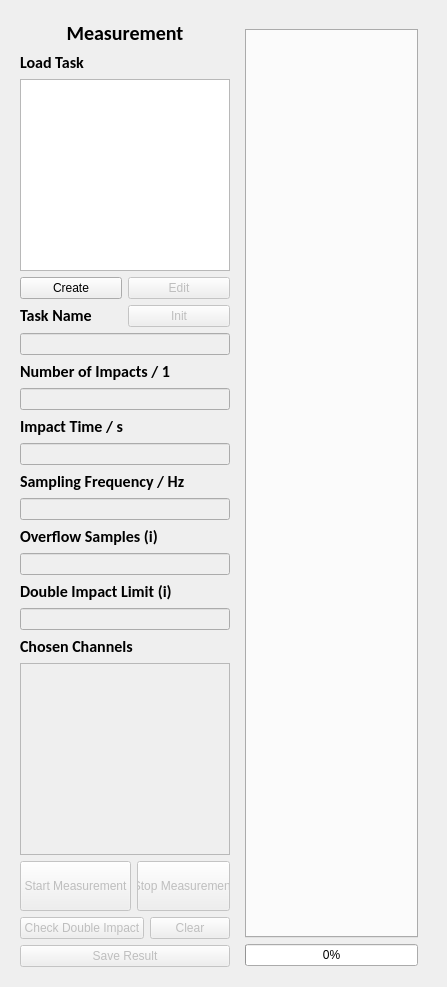
      <widget class="QWidget" name="meas_tab">
       <property name="sizePolicy">
        <sizepolicy hsizetype="Expanding" vsizetype="Expanding">
         <horstretch>0</horstretch>
         <verstretch>0</verstretch>
        </sizepolicy>
       </property>
       <attribute name="title">
        <string>Measurement</string>
       </attribute>
       <layout class="QGridLayout" name="gridLayout_2">
        <item row="0" column="0">
         <widget class="MeasMainWidget" name="meas_widget_main" native="true">
          <property name="sizePolicy">
           <sizepolicy hsizetype="Expanding" vsizetype="Expanding">
            <horstretch>0</horstretch>
            <verstretch>0</verstretch>
           </sizepolicy>
          </property>
          <property name="sampling_freq" stdset="0">
           <number>0</number>
          </property>
          <property name="meas_time" stdset="0">
           <double>0.000000000000000</double>
          </property>
          <layout class="QHBoxLayout" name="horizontalLayout_6" stretch="1,3">
           <item>
            <layout class="QVBoxLayout" name="meas_layout_task">
             <property name="sizeConstraint">
              <enum>QLayout::SizeConstraint::SetDefaultConstraint</enum>
             </property>
             <item>
              <widget class="QLabel" name="meas_label_start_stop">
               <property name="sizePolicy">
                <sizepolicy hsizetype="Expanding" vsizetype="Fixed">
                 <horstretch>0</horstretch>
                 <verstretch>0</verstretch>
                </sizepolicy>
               </property>
               <property name="font">
                <font>
                 <family>Calibri</family>
                 <pointsize>15</pointsize>
                 <bold>true</bold>
                </font>
               </property>
               <property name="layoutDirection">
                <enum>Qt::LayoutDirection::RightToLeft</enum>
               </property>
               <property name="text">
                <string>Measurement</string>
               </property>
               <property name="alignment">
                <set>Qt::AlignmentFlag::AlignCenter</set>
               </property>
              </widget>
             </item>
             <item>
              <widget class="QLabel" name="meas_label_load_task">
               <property name="enabled">
                <bool>true</bool>
               </property>
               <property name="sizePolicy">
                <sizepolicy hsizetype="Expanding" vsizetype="Fixed">
                 <horstretch>0</horstretch>
                 <verstretch>0</verstretch>
                </sizepolicy>
               </property>
               <property name="font">
                <font>
                 <family>Calibri</family>
                 <pointsize>12</pointsize>
                 <bold>true</bold>
                </font>
               </property>
               <property name="layoutDirection">
                <enum>Qt::LayoutDirection::LeftToRight</enum>
               </property>
               <property name="text">
                <string>Load Task</string>
               </property>
               <property name="alignment">
                <set>Qt::AlignmentFlag::AlignBottom|Qt::AlignmentFlag::AlignLeading|Qt::AlignmentFlag::AlignLeft</set>
               </property>
              </widget>
             </item>
             <item>
              <widget class="QListView" name="meas_list_tasks"/>
             </item>
             <item>
              <layout class="QHBoxLayout" name="meas_layout_create_load">
               <item>
                <widget class="QPushButton" name="meas_button_create_task">
                 <property name="text">
                  <string>Create</string>
                 </property>
                </widget>
               </item>
               <item>
                <widget class="QPushButton" name="meas_button_edit_task">
                 <property name="enabled">
                  <bool>false</bool>
                 </property>
                 <property name="text">
                  <string>Edit</string>
                 </property>
                </widget>
               </item>
              </layout>
             </item>
             <item>
              <layout class="QHBoxLayout" name="meas_layout_task_edit" stretch="0,0">
               <item>
                <widget class="QLabel" name="meas_label_task_name">
                 <property name="enabled">
                  <bool>true</bool>
                 </property>
                 <property name="sizePolicy">
                  <sizepolicy hsizetype="Preferred" vsizetype="Fixed">
                   <horstretch>0</horstretch>
                   <verstretch>0</verstretch>
                  </sizepolicy>
                 </property>
                 <property name="font">
                  <font>
                   <family>Calibri</family>
                   <pointsize>12</pointsize>
                   <bold>true</bold>
                  </font>
                 </property>
                 <property name="layoutDirection">
                  <enum>Qt::LayoutDirection::LeftToRight</enum>
                 </property>
                 <property name="text">
                  <string>Task Name</string>
                 </property>
                 <property name="alignment">
                  <set>Qt::AlignmentFlag::AlignBottom|Qt::AlignmentFlag::AlignLeading|Qt::AlignmentFlag::AlignLeft</set>
                 </property>
                </widget>
               </item>
               <item>
                <widget class="QPushButton" name="meas_button_init">
                 <property name="enabled">
                  <bool>false</bool>
                 </property>
                 <property name="text">
                  <string>Init</string>
                 </property>
                </widget>
               </item>
              </layout>
             </item>
             <item>
              <widget class="QLineEdit" name="meas_line_edit_task_name">
               <property name="enabled">
                <bool>false</bool>
               </property>
               <property name="text">
                <string/>
               </property>
              </widget>
             </item>
             <item>
              <widget class="QLabel" name="meas_label_num_impacts">
               <property name="enabled">
                <bool>true</bool>
               </property>
               <property name="sizePolicy">
                <sizepolicy hsizetype="Expanding" vsizetype="Fixed">
                 <horstretch>0</horstretch>
                 <verstretch>0</verstretch>
                </sizepolicy>
               </property>
               <property name="font">
                <font>
                 <family>Calibri</family>
                 <pointsize>12</pointsize>
                 <bold>true</bold>
                </font>
               </property>
               <property name="layoutDirection">
                <enum>Qt::LayoutDirection::LeftToRight</enum>
               </property>
               <property name="text">
                <string>Number of Impacts / 1</string>
               </property>
               <property name="alignment">
                <set>Qt::AlignmentFlag::AlignBottom|Qt::AlignmentFlag::AlignLeading|Qt::AlignmentFlag::AlignLeft</set>
               </property>
              </widget>
             </item>
             <item>
              <widget class="QLineEdit" name="meas_line_edit_task_num_impacts">
               <property name="enabled">
                <bool>false</bool>
               </property>
               <property name="inputMethodHints">
                <set>Qt::InputMethodHint::ImhDigitsOnly</set>
               </property>
               <property name="text">
                <string/>
               </property>
              </widget>
             </item>
             <item>
              <widget class="QLabel" name="meas_label_impact_time">
               <property name="enabled">
                <bool>true</bool>
               </property>
               <property name="sizePolicy">
                <sizepolicy hsizetype="Expanding" vsizetype="Fixed">
                 <horstretch>0</horstretch>
                 <verstretch>0</verstretch>
                </sizepolicy>
               </property>
               <property name="font">
                <font>
                 <family>Calibri</family>
                 <pointsize>12</pointsize>
                 <bold>true</bold>
                </font>
               </property>
               <property name="layoutDirection">
                <enum>Qt::LayoutDirection::LeftToRight</enum>
               </property>
               <property name="text">
                <string>Impact Time / s</string>
               </property>
               <property name="alignment">
                <set>Qt::AlignmentFlag::AlignBottom|Qt::AlignmentFlag::AlignLeading|Qt::AlignmentFlag::AlignLeft</set>
               </property>
              </widget>
             </item>
             <item>
              <widget class="QLineEdit" name="meas_line_edit_task_impact_time">
               <property name="enabled">
                <bool>false</bool>
               </property>
              </widget>
             </item>
             <item>
              <widget class="QLabel" name="meas_label_freq_sampling_freq">
               <property name="enabled">
                <bool>true</bool>
               </property>
               <property name="sizePolicy">
                <sizepolicy hsizetype="Expanding" vsizetype="Fixed">
                 <horstretch>0</horstretch>
                 <verstretch>0</verstretch>
                </sizepolicy>
               </property>
               <property name="font">
                <font>
                 <family>Calibri</family>
                 <pointsize>12</pointsize>
                 <bold>true</bold>
                </font>
               </property>
               <property name="layoutDirection">
                <enum>Qt::LayoutDirection::LeftToRight</enum>
               </property>
               <property name="text">
                <string>Sampling Frequency / Hz</string>
               </property>
               <property name="alignment">
                <set>Qt::AlignmentFlag::AlignBottom|Qt::AlignmentFlag::AlignLeading|Qt::AlignmentFlag::AlignLeft</set>
               </property>
              </widget>
             </item>
             <item>
              <widget class="QLineEdit" name="meas_line_edit_task_sampling_freq">
               <property name="enabled">
                <bool>false</bool>
               </property>
              </widget>
             </item>
             <item>
              <widget class="QLabel" name="meas_label_freq_double_overflow_samples">
               <property name="enabled">
                <bool>true</bool>
               </property>
               <property name="sizePolicy">
                <sizepolicy hsizetype="Expanding" vsizetype="Fixed">
                 <horstretch>0</horstretch>
                 <verstretch>0</verstretch>
                </sizepolicy>
               </property>
               <property name="font">
                <font>
                 <family>Calibri</family>
                 <pointsize>12</pointsize>
                 <bold>true</bold>
                </font>
               </property>
               <property name="toolTip">
                <string>&lt;html&gt;&lt;head/&gt;&lt;body&gt;&lt;p&gt;&lt;span style=&quot; font-family:'Lato','proxima-nova','Helvetica Neue','Arial','sans-serif'; font-size:16px; font-weight:400; color:#404040; background-color:#fcfcfc;&quot;&gt;number of samples that need to be equal to max for overflow identification (source: pyFRF docs)&lt;/span&gt;&lt;/p&gt;&lt;/body&gt;&lt;/html&gt;</string>
               </property>
               <property name="whatsThis">
                <string>&lt;html&gt;&lt;head/&gt;&lt;body&gt;&lt;p&gt;&lt;br/&gt;&lt;/p&gt;&lt;/body&gt;&lt;/html&gt;</string>
               </property>
               <property name="layoutDirection">
                <enum>Qt::LayoutDirection::LeftToRight</enum>
               </property>
               <property name="text">
                <string>Overflow Samples (i)</string>
               </property>
               <property name="alignment">
                <set>Qt::AlignmentFlag::AlignBottom|Qt::AlignmentFlag::AlignLeading|Qt::AlignmentFlag::AlignLeft</set>
               </property>
              </widget>
             </item>
             <item>
              <widget class="QLineEdit" name="meas_line_edit_task_overflow_samples">
               <property name="enabled">
                <bool>false</bool>
               </property>
               <property name="text">
                <string/>
               </property>
              </widget>
             </item>
             <item>
              <widget class="QLabel" name="meas_label_freq_double_impact_limit">
               <property name="enabled">
                <bool>true</bool>
               </property>
               <property name="sizePolicy">
                <sizepolicy hsizetype="Expanding" vsizetype="Fixed">
                 <horstretch>0</horstretch>
                 <verstretch>0</verstretch>
                </sizepolicy>
               </property>
               <property name="font">
                <font>
                 <family>Calibri</family>
                 <pointsize>12</pointsize>
                 <bold>true</bold>
                </font>
               </property>
               <property name="toolTip">
                <string>&lt;html&gt;&lt;head/&gt;&lt;body&gt;&lt;p&gt;&lt;span style=&quot; font-family:'Lato','proxima-nova','Helvetica Neue','Arial','sans-serif'; font-size:16px; font-weight:400; color:#404040; background-color:#fcfcfc;&quot;&gt;ratio of freqency content of the double vs single hit (source: pyFRF docs)&lt;/span&gt;&lt;/p&gt;&lt;/body&gt;&lt;/html&gt;</string>
               </property>
               <property name="layoutDirection">
                <enum>Qt::LayoutDirection::LeftToRight</enum>
               </property>
               <property name="text">
                <string>Double Impact Limit (i)</string>
               </property>
               <property name="alignment">
                <set>Qt::AlignmentFlag::AlignBottom|Qt::AlignmentFlag::AlignLeading|Qt::AlignmentFlag::AlignLeft</set>
               </property>
              </widget>
             </item>
             <item>
              <widget class="QLineEdit" name="meas_line_edit_task_double_impact_limit">
               <property name="enabled">
                <bool>false</bool>
               </property>
               <property name="text">
                <string/>
               </property>
              </widget>
             </item>
             <item>
              <widget class="QLabel" name="meas_label_channels">
               <property name="enabled">
                <bool>true</bool>
               </property>
               <property name="sizePolicy">
                <sizepolicy hsizetype="Expanding" vsizetype="Fixed">
                 <horstretch>0</horstretch>
                 <verstretch>0</verstretch>
                </sizepolicy>
               </property>
               <property name="font">
                <font>
                 <family>Calibri</family>
                 <pointsize>12</pointsize>
                 <bold>true</bold>
                </font>
               </property>
               <property name="layoutDirection">
                <enum>Qt::LayoutDirection::LeftToRight</enum>
               </property>
               <property name="text">
                <string>Chosen Channels</string>
               </property>
               <property name="alignment">
                <set>Qt::AlignmentFlag::AlignBottom|Qt::AlignmentFlag::AlignLeading|Qt::AlignmentFlag::AlignLeft</set>
               </property>
              </widget>
             </item>
             <item>
              <widget class="QListView" name="meas_list_chosen_channels">
               <property name="enabled">
                <bool>false</bool>
               </property>
              </widget>
             </item>
             <item>
              <layout class="QHBoxLayout" name="meas_layout_start_stop">
               <item>
                <widget class="QPushButton" name="meas_button_start_meas">
                 <property name="enabled">
                  <bool>false</bool>
                 </property>
                 <property name="minimumSize">
                  <size>
                   <width>0</width>
                   <height>50</height>
                  </size>
                 </property>
                 <property name="text">
                  <string>Start Measurement</string>
                 </property>
                 <property name="shortcut">
                  <string>Space</string>
                 </property>
                </widget>
               </item>
               <item>
                <widget class="QPushButton" name="meas_button_stop_meas">
                 <property name="enabled">
                  <bool>false</bool>
                 </property>
                 <property name="minimumSize">
                  <size>
                   <width>50</width>
                   <height>50</height>
                  </size>
                 </property>
                 <property name="text">
                  <string>Stop Measurement</string>
                 </property>
                 <property name="shortcut">
                  <string>Space</string>
                 </property>
                </widget>
               </item>
              </layout>
             </item>
             <item>
              <layout class="QHBoxLayout" name="meas_layout_save_detect">
               <item>
                <widget class="QPushButton" name="meas_button_detect_double_impact">
                 <property name="enabled">
                  <bool>false</bool>
                 </property>
                 <property name="minimumSize">
                  <size>
                   <width>0</width>
                   <height>0</height>
                  </size>
                 </property>
                 <property name="text">
                  <string>Check Double Impact</string>
                 </property>
                </widget>
               </item>
               <item>
                <widget class="QPushButton" name="meas_button_clear">
                 <property name="enabled">
                  <bool>false</bool>
                 </property>
                 <property name="text">
                  <string>Clear</string>
                 </property>
                </widget>
               </item>
              </layout>
             </item>
             <item>
              <widget class="QPushButton" name="meas_button_save_result">
               <property name="enabled">
                <bool>false</bool>
               </property>
               <property name="text">
                <string>Save Result</string>
               </property>
              </widget>
             </item>
            </layout>
           </item>
           <item>
            <widget class="MeasPlotWidget" name="meas_widget_plot" native="true">
             <property name="sizePolicy">
              <sizepolicy hsizetype="Expanding" vsizetype="Expanding">
               <horstretch>0</horstretch>
               <verstretch>0</verstretch>
              </sizepolicy>
             </property>
             <layout class="QVBoxLayout" name="verticalLayout_4">
              <property name="bottomMargin">
               <number>1</number>
              </property>
              <item>
               <widget class="QTabWidget" name="meas_tab_plot">
                <property name="currentIndex">
                 <number>-1</number>
                </property>
               </widget>
              </item>
              <item>
               <widget class="QProgressBar" name="meas_progress_meas">
                <property name="sizePolicy">
                 <sizepolicy hsizetype="Expanding" vsizetype="Minimum">
                  <horstretch>0</horstretch>
                  <verstretch>0</verstretch>
                 </sizepolicy>
                </property>
                <property name="value">
                 <number>0</number>
                </property>
                <property name="alignment">
                 <set>Qt::AlignmentFlag::AlignCenter</set>
                </property>
                <property name="textVisible">
                 <bool>true</bool>
                </property>
                <property name="orientation">
                 <enum>Qt::Orientation::Horizontal</enum>
                </property>
                <property name="invertedAppearance">
                 <bool>false</bool>
                </property>
                <property name="textDirection">
                 <enum>QProgressBar::Direction::TopToBottom</enum>
                </property>
               </widget>
              </item>
             </layout>
            </widget>
           </item>
          </layout>
         </widget>
        </item>
       </layout>
      </widget>
